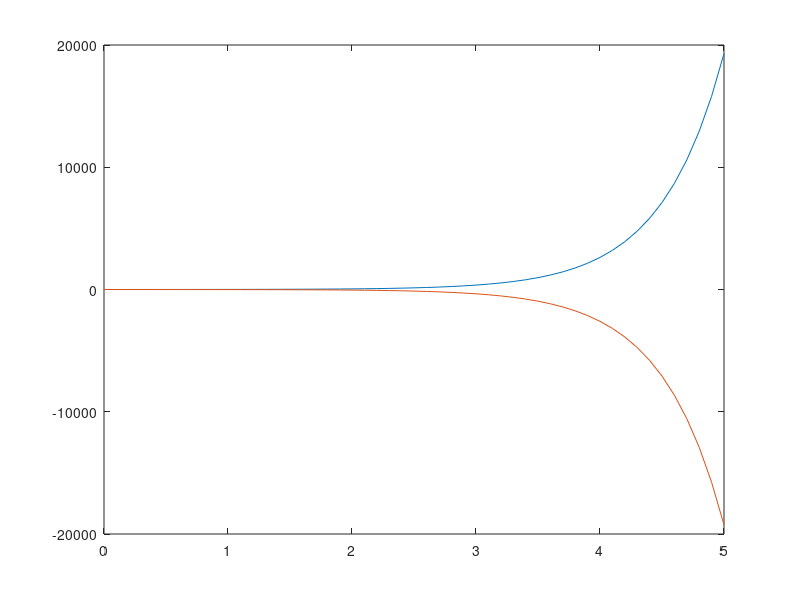

Here is the MATLAB script that generated this plot:
%exercicio 2
clear all
clc
dt=0.1;
tf=5;
n=tf/dt;
gf=@(t,V)[V(1)-V(2);t.^2-V(1)+V(2)];
f=zeros(2,n);
f(1,1)=1;
f(2,1)=-1;
t=zeros(n,1);
for i=1:n
	t(i+1)=t(i)+dt;
	k1=gf(t(i),f(:,i));
	k2=gf(t(i)+dt./2,f(:,i)+dt.*k1./2);
	k3=gf(t(i)+dt./2,f(:,i)+dt.*k2./2);
	k4=gf(t(i)+dt,f(:,i)+dt.*k3);
	f(:,i+1)=f(:,i)+(dt./6).*(k1+2.*k2+2.*k3+k4);
end
plot(t,f)
